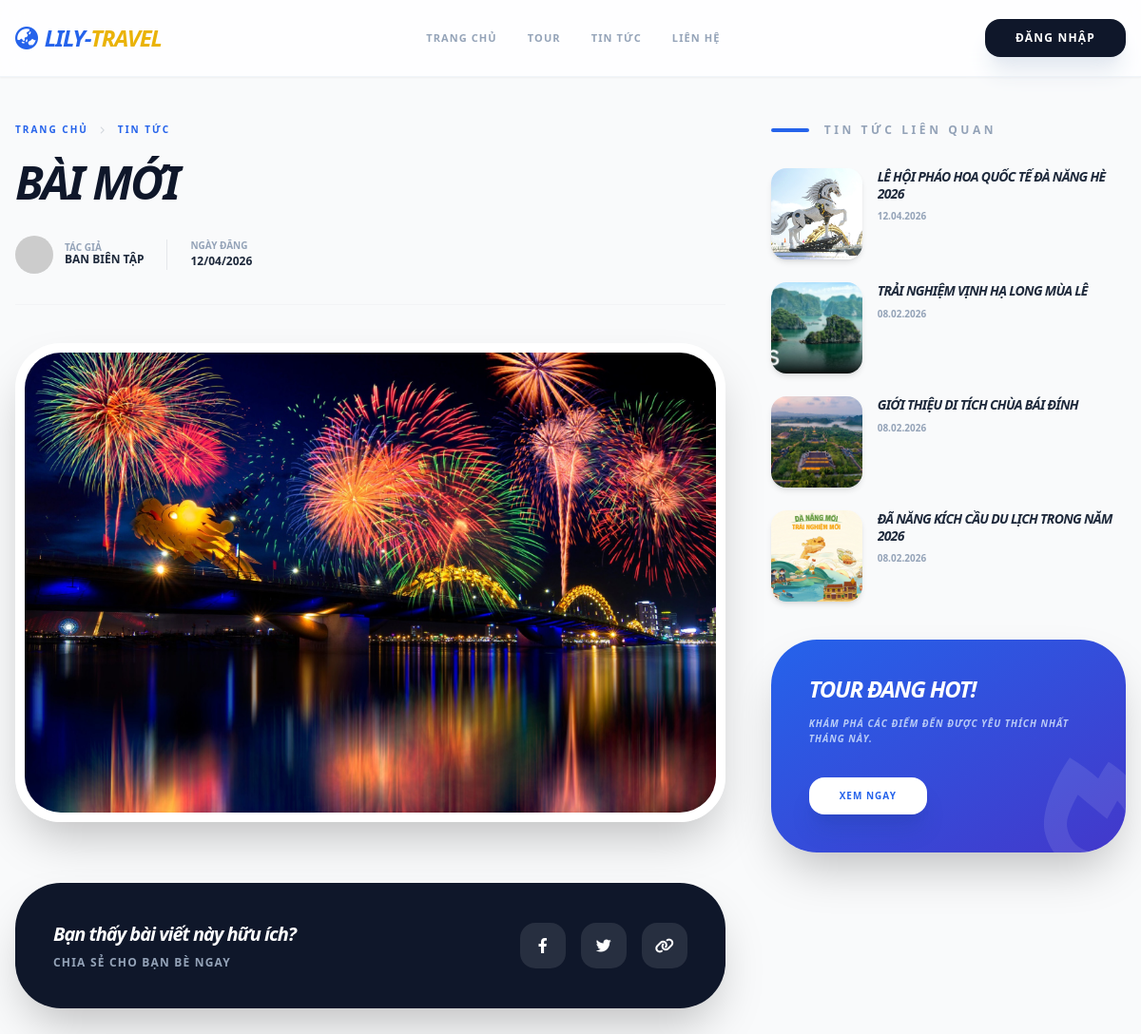
Page /news-detail.php?id=5 on the committed database.
### tables this page shows
CREATE TABLE `news` (
  `id` int(11) NOT NULL,
  `title` varchar(255) NOT NULL,
  `slug` varchar(255) NOT NULL,
  `summary` text DEFAULT NULL,
  `content` longtext DEFAULT NULL,
  `image` varchar(255) DEFAULT NULL,
  `created_at` timestamp NOT NULL DEFAULT current_timestamp()
);

### news-detail.php (the view, shortened to what this page needs)
<?php
require_once 'config.php';
include 'header.php';
$id = isset($_GET['id']) ? (int)$_GET['id'] : 0;
$stmt = $pdo->prepare("SELECT * FROM news WHERE id = ?");
$stmt->execute([$id]);
$article = $stmt->fetch();
$related_stmt = $pdo->prepare("SELECT * FROM news WHERE id != ? ORDER BY id DESC LIMIT 4");
$related_stmt->execute([$id]);
$related_news = $related_stmt->fetchAll();
?>
<main class="bg-gray-50 min-h-screen pb-20">
    <div class="max-w-7xl mx-auto px-4 py-12">
        <div class="flex flex-col lg:flex-row gap-12">
            <article class="w-full lg:w-2/3">
                <nav class="flex text-[10px] font-black uppercase tracking-[0.2em] text-blue-600 mb-6 items-center">
                    <a href="index.php" class="hover:opacity-70">Trang chủ</a>
                    <i class="fas fa-chevron-right mx-3 text-[8px] text-gray-300"></i>
                    <a href="news.php" class="hover:opacity-70">Tin tức</a>
                </nav>
                <h1 class="text-3xl md:text-5xl font-black italic text-slate-900 leading-[1.2] uppercase tracking-tighter mb-8">
                    <?= htmlspecialchars($article['title']) ?>
                </h1>
                <div class="flex items-center gap-6 mb-10 pb-8 border-b border-gray-100">
                    <div class="flex items-center gap-3">
                        <img src="https://ui-avatars.com/api/?name=Admin&background=0f172a&color=fff" class="w-10 h-10 rounded-full">
                        <div>
                            <p class="text-[10px] font-black text-slate-400 uppercase leading-none">Tác giả</p>
                            <p class="text-xs font-bold text-slate-800 uppercase">Ban biên tập</p>
                        </div>
                    </div>
                    <div>
                        <p class="text-[10px] font-black text-slate-400 uppercase leading-none mb-1">Ngày đăng</p>
                        <p class="text-xs font-bold text-slate-800"><?= date('d/m/Y', strtotime($article['created_at'])) ?></p>
                    </div>
                </div>
                <div class="rounded-[3rem] overflow-hidden shadow-2xl mb-12 border-[10px] border-white">
                    <img src="assets/uploads/<?= $article['image'] ?: 'default-news.jpg' ?>" class="w-full h-auto object-cover">
                </div>
                <div class="mt-16 p-10 bg-slate-900 rounded-[3rem] text-white flex flex-col md:flex-row items-center justify-between gap-6 shadow-2xl">
                    <div>
                        <h4 class="text-xl font-black italic tracking-tighter mb-2">Bạn thấy bài viết này hữu ích?</h4>
                        <p class="text-xs text-slate-400 font-bold uppercase tracking-widest">Chia sẻ cho bạn bè ngay</p>
                    </div>
                    <div class="flex gap-4">
                        <button class="w-12 h-12 bg-white/10 hover:bg-blue-600 rounded-2xl flex items-center justify-center transition-all"><i class="fab fa-facebook-f"></i></button>
                        <button class="w-12 h-12 bg-white/10 hover:bg-blue-400 rounded-2xl flex items-center justify-center transition-all"><i class="fab fa-twitter"></i></button>
                        <button class="w-12 h-12 bg-white/10 hover:bg-red-500 rounded-2xl flex items-center justify-center transition-all"><i class="fas fa-link"></i></button>
                    </div>
                </div>
            </article>
            <aside class="w-full lg:w-1/3">
                <div class="sticky top-28 space-y-10">
                    <div>
                        <h3 class="text-xs font-black uppercase tracking-[0.3em] text-slate-400 mb-8 flex items-center">
                            <span class="w-10 h-1 bg-blue-600 rounded-full mr-4"></span> Tin tức liên quan
                        </h3>
                        <div class="space-y-6">
                            <?php foreach($related_news as $rel): ?>
                            <a href="news-detail.php?id=<?= $rel['id'] ?>" class="flex gap-4 group">
                                <div class="w-24 h-24 flex-shrink-0 rounded-2xl overflow-hidden shadow-md">
                                    <img src="assets/uploads/<?= $rel['image'] ?: 'default-news.jpg' ?>" class="w-full h-full object-cover transition-transform duration-500 group-hover:scale-110">
                                </div>
                                <div class="flex-1">
                                    <h4 class="text-sm font-black text-slate-800 leading-tight group-hover:text-blue-600 transition-colors line-clamp-2 uppercase italic tracking-tighter"><?= htmlspecialchars($rel['title']) ?></h4>
                                    <p class="text-[10px] font-bold text-slate-400 mt-2 uppercase"><?= date('d.m.Y', strtotime($rel['created_at'])) ?></p>
                                </div>
                            </a>
                            <?php endforeach; ?>
                        </div>
                    </div>
                    <div class="bg-gradient-to-br from-blue-600 to-indigo-700 rounded-[3rem] p-10 text-white shadow-2xl relative overflow-hidden group">
                        <div class="relative z-10">
                            <h4 class="text-2xl font-black italic tracking-tighter mb-4 leading-none uppercase">Tour đang hot!</h4>
                            <p class="text-[10px] font-bold text-blue-100 uppercase tracking-widest mb-8 italic opacity-80 leading-relaxed">Khám phá các điểm đến được yêu thích nhất tháng này.</p>
                            <a href="tours.php" class="inline-block bg-white text-blue-600 px-8 py-3 rounded-2xl font-black text-[10px] uppercase tracking-widest hover:scale-105 transition-transform shadow-xl shadow-blue-900/20">Xem ngay</a>
                        </div>
                        <i class="fas fa-fire absolute -bottom-6 -right-6 text-9xl text-white/10 -rotate-12 transition-transform duration-700 group-hover:rotate-0"></i>
                    </div>
                </div>
            </aside>
        </div>
    </div>
</main>
<?php include 'footer.php'; ?>

### rows in the picture
news: title "BÀI MỚI", created_at "12/04/2026", image (picture)
news: image (picture), title "LỄ HỘI PHÁO HOA QUỐC TẾ ĐÀ NẴNG HÈ 2026", created_at "12.04.2026"
news: image (picture), title "TRẢI NGHIỆM VỊNH HẠ LONG MÙA LỄ", created_at "08.02.2026"
news: image (picture), title "GIỚI THIỆU DI TÍCH CHÙA BÁI ĐÍNH", created_at "08.02.2026"
news: image (picture), title "ĐÃ NẴNG KÍCH CẦU DU LỊCH TRONG NĂM 2026", created_at "08.02.2026"
